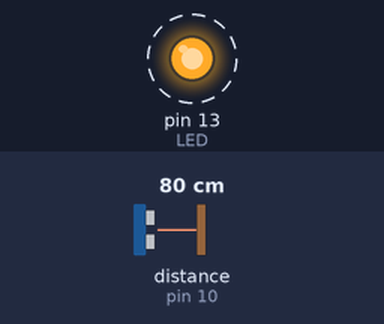
Recording of a sketch running on a simulated Arduino Uno, built with avr-gcc and run on an emulated ATmega328P. Parts: output pins drawn as LEDs (lit = HIGH). Wiring (inferred from the names in the program): ultrasonic range finder: trigger pin 9; echo pin 10. Dashed ring = blinking. The inputs (shaded band) are chosen by the test bench; at power-on: distance to the obstacle (sensor on pin 10) 80 cm. The echo pulse lasts 58.3 µs per cm; pins used as bus, display or sensor lines are not drawn.

Above: at 1.0 s.
1.3 s: distance to the obstacle (sensor on pin 10) set to 2 cm
At 2.0 s:
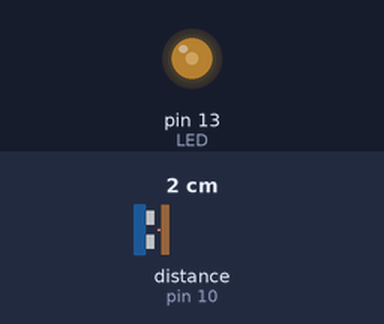
3.0 s: distance to the obstacle (sensor on pin 10) set to 9 cm
At 4.3 s:
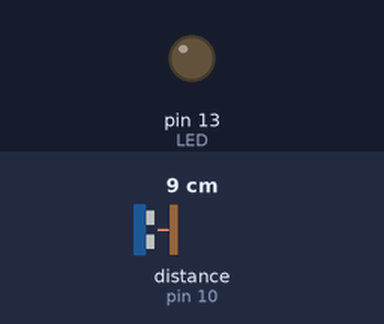
6.0 s: distance to the obstacle (sensor on pin 10) set to 4 cm
Timing chart, 0 to 15.0 s (numbered marks = the images above; inputs shaded):
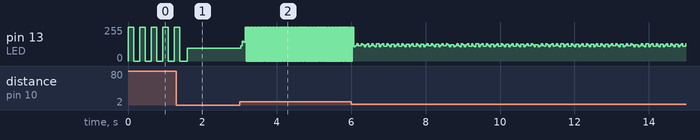

The sketch:

clase2.ino
```cpp
const int TRIG = 9, ECHO = 10, LED = 13;

void setup()
{
    pinMode(TRIG, OUTPUT);
    pinMode(ECHO, INPUT);
    pinMode(LED, OUTPUT);
}

void loop()
{
    // 1. Pulso rápido para activar el sensor
    digitalWrite(TRIG, HIGH);
    delayMicroseconds(10);
    digitalWrite(TRIG, LOW);

    // 2. Calcular distancia en centímetros (0 a 255 cm)
    int cms = pulseIn(ECHO, HIGH) * 0.034 / 2;

    // 3. Mapear: 0 a 255 cm -> 0 a 500 milisegundos (0 a 5 segundos)
    long velocidad = map(cms, 0, 255, 0, 500);

    // 4. Parpadeo del LED (Cerca = Delay corto = Parpadeo rápido)
    digitalWrite(LED, HIGH);
    delay(velocidad);
    digitalWrite(LED, LOW);
    delay(velocidad);
}
```
